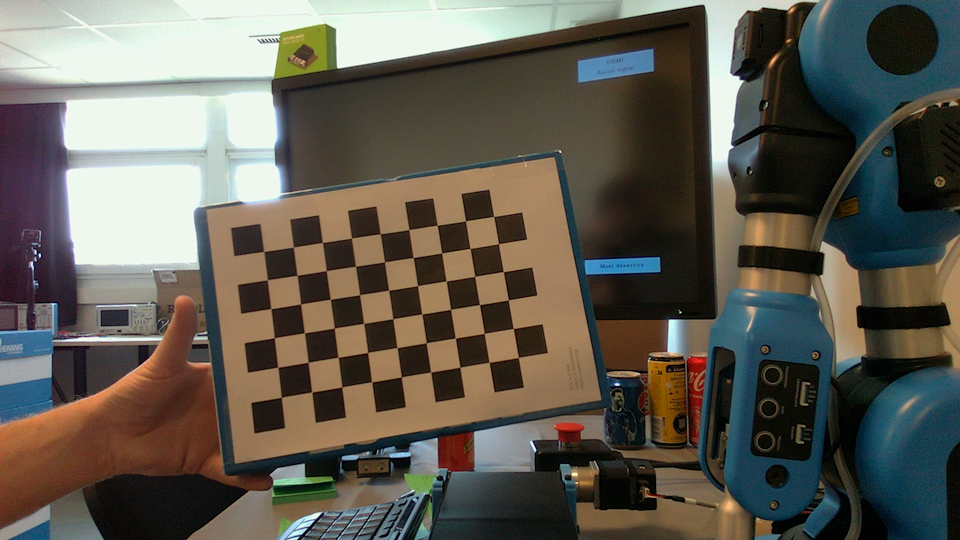
#> input picture Intel/images/Capture_0.png, 960 x 540 px; its folder holds only this picture in this run
$ python calibration.py
#> lines starting #> are read from the running program, lines starting #| are printed output that depends on the picture; after the words box and inside, x2 and y2 are one past the last pixel; in counts of white or black regions, pixels touching at a corner belong together; long printed decimals are rounded
#https://docs.opencv.org/3.0-beta/doc/py_tutorials/py_calib3d/py_calibration/py_calibration.html#calibration

import numpy as np
import cv2
import glob
import os

CHECKERBOARD = (9,6)

dir = 'np'
if not os.path.exists(dir):
    os.makedirs(dir)

print(">==> Starting Setup")
# termination criteria
criteria = (cv2.TERM_CRITERIA_EPS + cv2.TERM_CRITERIA_MAX_ITER, 30, 0.001)

# prepare object points, like (0,0,0), (1,0,0), (2,0,0) ....,(6,5,0)
objp = np.zeros((CHECKERBOARD[0]*CHECKERBOARD[1],3), np.float32)
objp[:,:2] = np.mgrid[0:CHECKERBOARD[0], 0:CHECKERBOARD[1]].T.reshape(-1, 2)

# Arrays to store object points and image points from all the images.
objpoints = [] # 3d point in real world space
imgpoints = [] # 2d points in image plane.

images = glob.glob('images/*.png')

for fname in images:
    img = cv2.imread(fname)
#> img is the input picture: shape (540, 960, 3); mean B, G, R 83.5, 93.2, 97.1
    img = cv2.resize(img,(320,240))
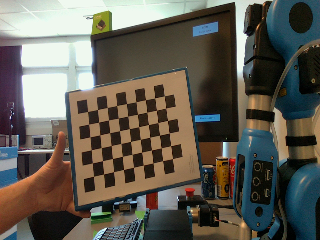
#> img: shape (240, 320, 3); mean B, G, R 83.5, 93.2, 97.1
    gray = cv2.cvtColor(img,cv2.COLOR_BGR2GRAY)
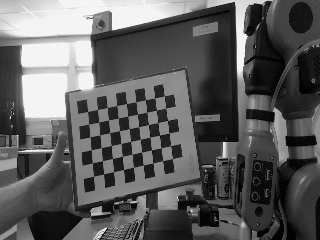
#> gray: shape (240, 320); min 0, max 248, mean 93.2

    # Find the chess board corners
    ret, corners = cv2.findChessboardCorners(gray, (9,6),None)
#> ret = True; corners = 54 rows, first 8: [87.45, 111.5], [97.45, 109.5], [107.2, 107.5], [116.4, 105.6], [126.5, 103.5], [135.8, 101.8], [145.6, 99.61], [154.4, 97.92]

    # If found, add object points, image points (after refining them)
    if ret == True:
        print("good")
        objpoints.append(objp)
        cv2.cornerSubPix(gray,corners,(3,3),(-1,-1),criteria)
        imgpoints.append(corners)

        # Draw and display the corners
        cv2.drawChessboardCorners(img, (9,6), corners,ret)
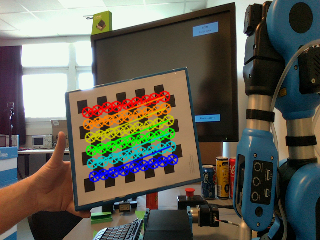
#> img: shape (240, 320, 3); 7.49% of pixels changed, all inside (x1, y1, x2, y2) = (81, 90, 179, 183)
        cv2.imshow('img',img)
        cv2.waitKey(500)

cv2.destroyAllWindows()

print(">==> Starting calibration")
ret, cam_mtx, dist, rvecs, tvecs = cv2.calibrateCamera(objpoints, imgpoints, gray.shape[::-1], None, None)
#> ret = 0.246; cam_mtx = [[257.1, 0, 161.7], [0, 340.9, 101.4], [0, 0, 1]]; dist = [[0.0561, 2.3, -0.022, 0.00798, -12.77]]; rvecs = ([-0.179, -0.0378, -0.163],); tvecs = ([-7.63, 0.827, 26.56],)

#print(ret)
print("Camera Matrix")
print(cam_mtx)
#| [[257.068   0.         161.671]
#|  [  0.         340.875 101.366]
#|  [  0.           0.           1.        ]]
np.save('np/cam_mtx.npy', cam_mtx)

print("Distortion Coeff")
print(dist)
#| [[ 5.61303614e-02  2.29691906e+00 -2.19649208e-02  7.98357462e-03
#|   -1.27651459e+01]]
np.save('np/dist.npy', dist)

print(">==> Calibration ended")


h, w = img.shape[:2]
#> h = 240; w = 320
DIM = (w,h)
#> DIM = (320, 240)
print("Image Width, Height")
print(DIM)
#| (320, 240)
#if using Alpha 0, so we discard the black pixels from the distortion.  this helps make the entire region of interest is the full dimensions of the image (after undistort)
#if using Alpha 1, we retain the black pixels, and obtain the region of interest as the valid pixels for the matrix.
#i will use Apha 1, so that I don't have to run undistort.. and can just calculate my real world x,y
newcam_mtx, roi =cv2.getOptimalNewCameraMatrix(cam_mtx, dist, DIM, 1, DIM)
#> newcam_mtx = [[257.1, 0, 161.7], [0, 334.5, 99.47], [0, 0, 1]]; roi = (0, 4, 319, 230)

print("Region of Interest")
print(roi)
#| (0, 4, 319, 230)
np.save('np/roi.npy', roi)

print("New Camera Matrix")
print(newcam_mtx)
#| [[257.068   0.         161.671]
#|  [  0.         334.489  99.467]
#|  [  0.           0.           1.        ]]
np.save('np/newcam_mtx.npy', newcam_mtx)
print(np.load('np/newcam_mtx.npy'))

inverse = np.linalg.inv(newcam_mtx)
#> inverse = [[0.00389, 0, -0.629], [0, 0.00299, -0.297], [0, 0, 1]]
print("Inverse New Camera Matrix")
print(inverse)
#| [[ 0.00389  0.         -0.6289]
#|  [ 0.          0.00299 -0.2974 ]
#|  [ 0.          0.          1.        ]]

# undistort
undst = cv2.undistort(img, cam_mtx, dist, None, newcam_mtx)
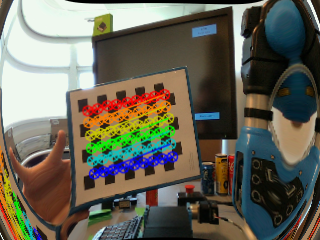
#> undst: shape (240, 320, 3); mean B, G, R 87.7, 101.9, 104.1

# crop the image
x,y,w,h = roi
#> x = 0; y = 4; w = 319; h = 230
undst = undst[y:y+h, x:x+w]
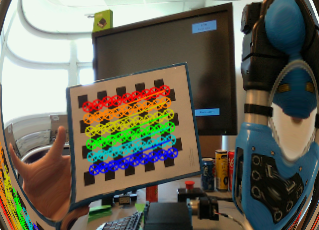
#> undst: shape (230, 319, 3); mean B, G, R 88.7, 103.1, 105.4

cv2.imshow('img1', img)
cv2.imshow('img1_undst', undst)
cv2.waitKey(0)
cv2.destroyAllWindows()

$ run again, on Intel/images/Capture_12.png
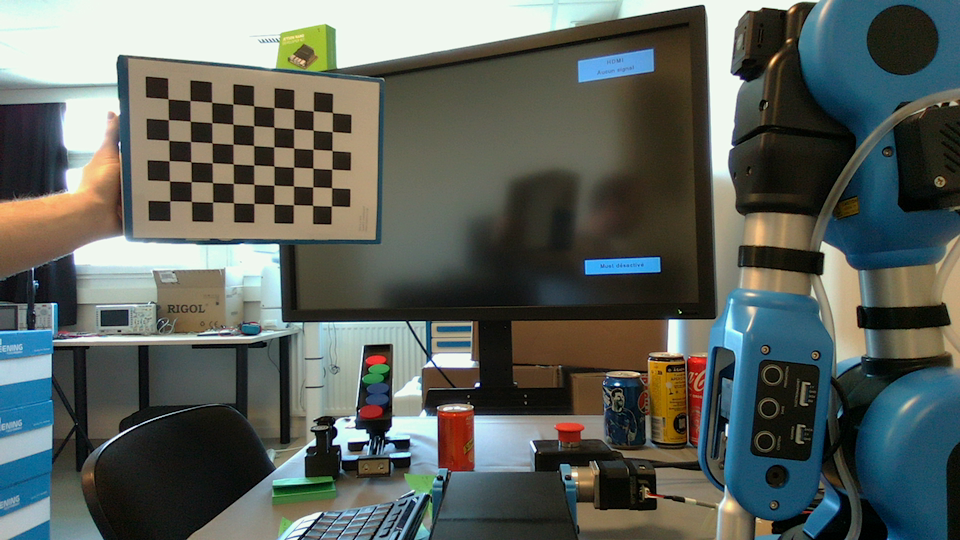
#> input picture Intel/images/Capture_12.png, 960 x 540 px
#> img is the input picture: shape (540, 960, 3); mean B, G, R 92.3, 98.5, 92.2
#> `ret, corners = cv2.findChessboardCorners(gray, (9,6),None)`: ret = True; corners = 54 rows, first 8: [55.5, 43.52], [63.11, 44.47], [70.43, 45.36], [77.49, 46.05], [84.48, 46.64], [90.98, 47.48], [97.49, 48.37], [104.2, 49.06]
#> `cv2.drawChessboardCorners(img, (9,6), corners,ret)`:
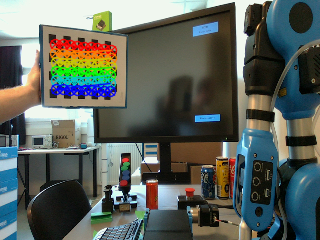
#> img: shape (240, 320, 3); mean B, G, R 92.6, 99.8, 92.7
#> `ret, cam_mtx, dist, rvecs, tvecs = cv2.calibrateCamera(objpoints, imgp..`: ret = 0.167; cam_mtx = [[188.4, 0, 182.4], [0, 263.8, 115.1], [0, 0, 1]]; dist = [[0.448, -1.04, 0.0175, 0.0288, 0.976]]; rvecs = ([0.167, -0.31, 0.0448],); tvecs = ([-19.84, -8.08, 29.92],)
#| [[188.394   0.         182.438]
#|  [  0.         263.759 115.099]
#|  [  0.           0.           1.        ]]
#| [[ 0.4483 -1.042  0.01751  0.02884  0.9756]]
#| (320, 240)
#> newcam_mtx = [[211.1, 0, 183.5], [0, 275.7, 118.3], [0, 0, 1]]; roi = (26, 23, 288, 188)
#| (26, 23, 288, 188)
#| [[211.071   0.         183.532]
#|  [  0.         275.714 118.328]
#|  [  0.           0.           1.        ]]
#> inverse = [[0.00474, 0, -0.87], [0, 0.00363, -0.429], [0, 0, 1]]
#| [[ 0.004738  0.         -0.8695]
#|  [ 0.          0.003627 -0.4292]
#|  [ 0.          0.          1.        ]]
#> `x,y,w,h = roi`: x = 26; y = 23; w = 288; h = 188
#> `undst = undst[y:y+h, x:x+w]`:
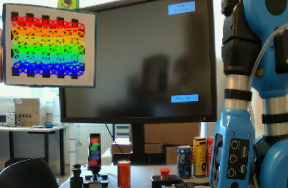
#> undst: shape (188, 288, 3); mean B, G, R 80.5, 89.9, 85

$ run again, on Intel/images/Capture_13.png
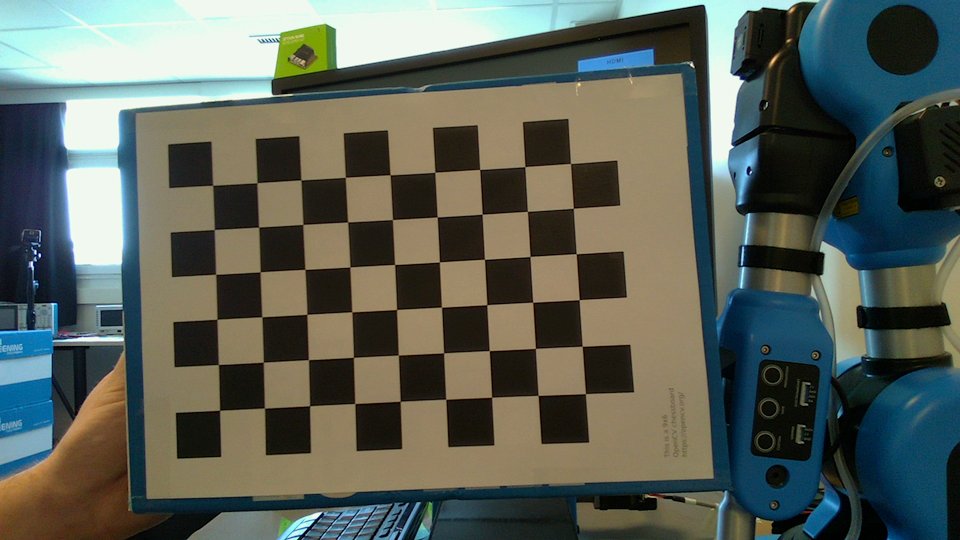
#> input picture Intel/images/Capture_13.png, 960 x 540 px
#> img is the input picture: shape (540, 960, 3); mean B, G, R 88.5, 97.5, 90.6
#> `ret, corners = cv2.findChessboardCorners(gray, (9,6),None)`: ret = True; corners = 54 rows, first 8: [70.35, 82.16], [85.44, 80.82], [99.91, 79.65], [114.6, 78.52], [129.4, 77.42], [144.3, 76.28], [159.4, 75.1], [174.5, 73.66]
#> `cv2.drawChessboardCorners(img, (9,6), corners,ret)`:
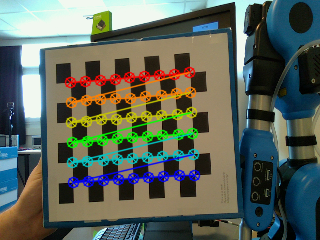
#> img: shape (240, 320, 3); mean B, G, R 89.7, 100.8, 91.9
#> `ret, cam_mtx, dist, rvecs, tvecs = cv2.calibrateCamera(objpoints, imgp..`: ret = 0.211; cam_mtx = [[83.89, 0, 210.7], [0, 109.9, 91.91], [0, 0, 1]]; dist = [[0.0336, -0.00909, -0.00643, 0.0032, 0.00136]]; rvecs = ([-0.0286, 0.0388, -0.0696],); tvecs = ([-9.36, -0.412, 5.8],)
#| [[ 83.891   0.         210.709]
#|  [  0.         109.922  91.913]
#|  [  0.           0.           1.        ]]
#| [[ 0.03361 -0.009086 -0.006425  0.003195  0.001361]]
#| (320, 240)
#> newcam_mtx = [[90.71, 0, 206.9], [0, 112.2, 90.72], [0, 0, 1]]; roi = (15, 12, 302, 208)
#| (15, 12, 302, 208)
#| [[ 90.715   0.         206.913]
#|  [  0.         112.154  90.715 ]
#|  [  0.           0.           1.        ]]
#> inverse = [[0.011, 0, -2.28], [0, 0.00892, -0.809], [0, 0, 1]]
#| [[ 0.01102  0.         -2.281]
#|  [ 0.          0.008916  -0.8088]
#|  [ 0.          0.          1.        ]]
#> `x,y,w,h = roi`: x = 15; y = 12; w = 302; h = 208
#> `undst = undst[y:y+h, x:x+w]`:
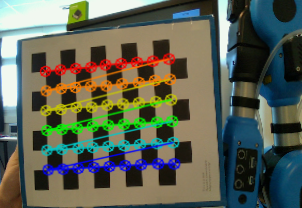
#> undst: shape (208, 302, 3); mean B, G, R 84, 98.9, 93.6

$ run again, on Intel/images/Capture_14.png
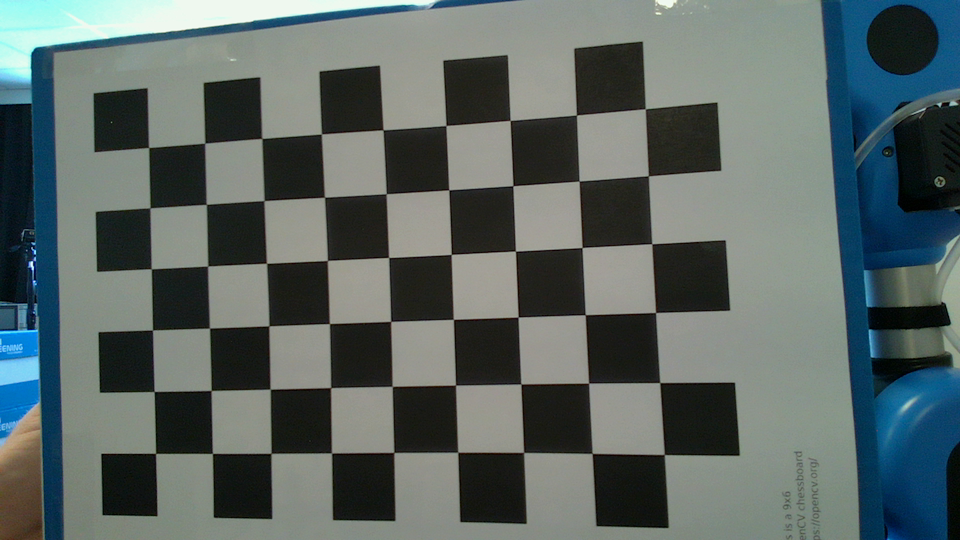
#> input picture Intel/images/Capture_14.png, 960 x 540 px
#> img is the input picture: shape (540, 960, 3); mean B, G, R 100.2, 102.3, 90.9
#> `ret, corners = cv2.findChessboardCorners(gray, (9,6),None)`: ret = True; corners = 54 rows, first 8: [48.96, 65.14], [67.98, 63.13], [86.8, 60.95], [107, 59.14], [127.4, 57.31], [148.4, 55.43], [169.4, 53.06], [191.9, 50.83]
#> `cv2.drawChessboardCorners(img, (9,6), corners,ret)`:
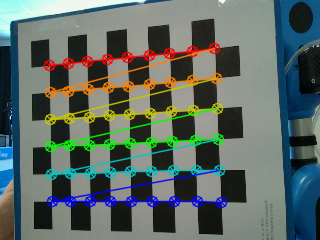
#> img: shape (240, 320, 3); mean B, G, R 99.9, 105.4, 92.5
#> `ret, cam_mtx, dist, rvecs, tvecs = cv2.calibrateCamera(objpoints, imgp..`: ret = 0.236; cam_mtx = [[103, 0, 175.4], [0, 136.9, 113.9], [0, 0, 1]]; dist = [[0.0532, -0.0306, 0.000264, 0.000598, 0.00606]]; rvecs = ([-0.0168, 0.0828, -0.0464],); tvecs = ([-6.24, -1.8, 5.25],)
#| [[103.018   0.         175.355]
#|  [  0.         136.936 113.852]
#|  [  0.           0.           1.        ]]
#| [[ 0.05322 -0.03058   0.0002638  0.0005984  0.006059]]
#| (320, 240)
#> newcam_mtx = [[106.7, 0, 175.2], [0, 140.4, 114.1], [0, 0, 1]]; roi = (4, 3, 314, 232)
#| (4, 3, 314, 232)
#| [[106.715    0.         175.163]
#|  [  0.         140.374 114.067]
#|  [  0.           0.           1.        ]]
#> inverse = [[0.00937, 0, -1.64], [0, 0.00712, -0.813], [0, 0, 1]]
#| [[ 0.009371  0.         -1.641]
#|  [ 0.          0.007124 -0.8126]
#|  [ 0.          0.          1.        ]]
#> `x,y,w,h = roi`: x = 4; y = 3; w = 314; h = 232
#> `undst = undst[y:y+h, x:x+w]`:
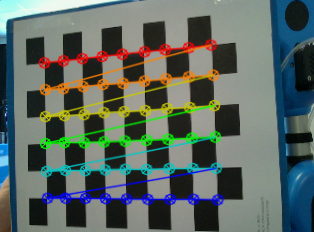
#> undst: shape (232, 314, 3); mean B, G, R 98.3, 104.6, 92.3
